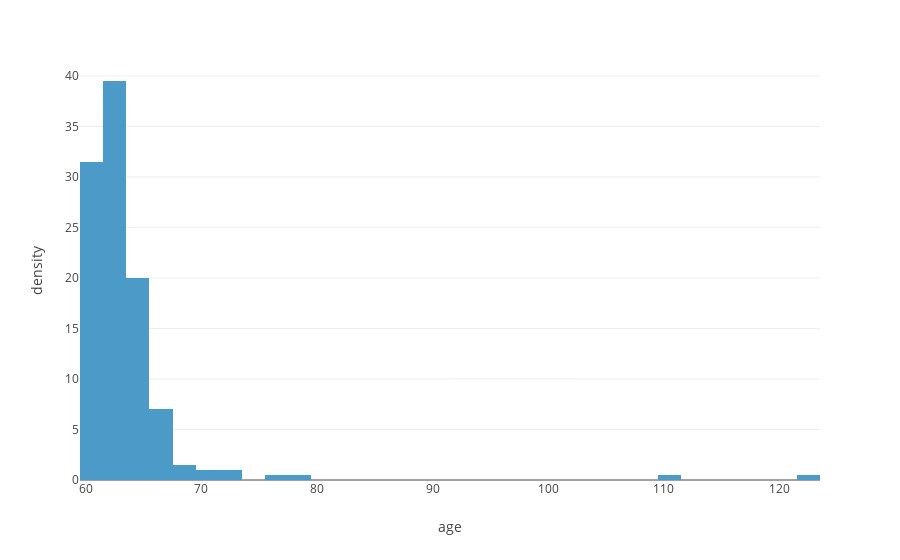

Notebook code cell kept with this figure:
### Code cell
px.histogram(
        data_sample[data_sample["age"] > 60],"age",  histnorm="density"
    )

### Figure 1 — Plotly figure (JSON) as saved in the notebook; plotly's stock layout.template omitted (floating-point values rounded to 4 significant figures; data arrays with more than 128 entries replaced by an {"elided": "..."} marker saying what was removed)
{"data": [{"bingroup": "x", "histnorm": "density", "hovertemplate": "age=%{x}<br>density=%{y}<extra></extra>", "legendgroup": "", "marker": {"color": "#4B9AC7", "pattern": {"shape": ""}}, "name": "", "orientation": "v", "showlegend": false, "type": "histogram", "x": {"elided": "207 int values"}, "xaxis": "x", "yaxis": "y"}], "layout": {"barmode": "relative", "legend": {"tracegroupgap": 0}, "margin": {"t": 60}, "xaxis": {"anchor": "y", "domain": [0, 1], "title": {"text": "age"}}, "yaxis": {"anchor": "x", "domain": [0, 1], "title": {"text": "density"}}}}
